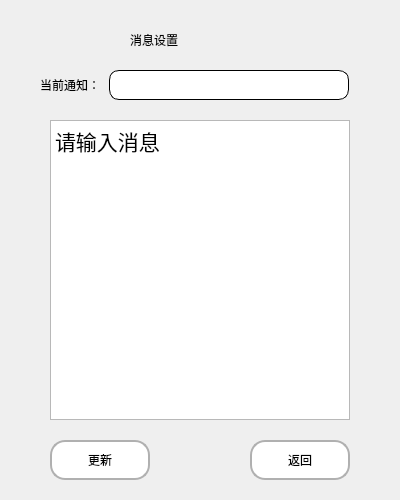
<?xml version="1.0" encoding="UTF-8"?>
<ui version="4.0">
 <class>NoticeSet</class>
 <widget class="QWidget" name="NoticeSet">
  <property name="geometry">
   <rect>
    <x>0</x>
    <y>0</y>
    <width>400</width>
    <height>500</height>
   </rect>
  </property>
  <property name="minimumSize">
   <size>
    <width>400</width>
    <height>500</height>
   </size>
  </property>
  <property name="maximumSize">
   <size>
    <width>400</width>
    <height>500</height>
   </size>
  </property>
  <property name="windowTitle">
   <string>Form</string>
  </property>
  <widget class="QLabel" name="label">
   <property name="geometry">
    <rect>
     <x>130</x>
     <y>20</y>
     <width>141</width>
     <height>40</height>
    </rect>
   </property>
   <property name="styleSheet">
    <string notr="true">font: 20pt &quot;宋体&quot;;</string>
   </property>
   <property name="text">
    <string>消息设置</string>
   </property>
  </widget>
  <widget class="QPushButton" name="btnOK">
   <property name="geometry">
    <rect>
     <x>50</x>
     <y>440</y>
     <width>100</width>
     <height>40</height>
    </rect>
   </property>
   <property name="styleSheet">
    <string notr="true">QPushButton {
		color:rgb(0,0,0);
		border: 2px solid #b0b0b0;
background-color: rgb(255, 255, 255);
		border-radius:15px;
		min-width:80px
}QPushButton:hover{ 
color:rgb(255, 255, 255);
background-color: rgb(200, 200, 200);
border:2px solid  #b0b0b0;
border-radius:15px;
}
QPushButton:pressed{
color:rgb(0, 0, 0);
background-color: rgb(255, 255, 255);
border:2px solid  #b0b0b0;
border-radius:15px;
}</string>
   </property>
   <property name="text">
    <string>更新</string>
   </property>
  </widget>
  <widget class="QPushButton" name="btnCancel">
   <property name="geometry">
    <rect>
     <x>250</x>
     <y>440</y>
     <width>100</width>
     <height>40</height>
    </rect>
   </property>
   <property name="styleSheet">
    <string notr="true">QPushButton {
		color:rgb(0,0,0);
		border: 2px solid #b0b0b0;
background-color: rgb(255, 255, 255);
		border-radius:15px;
		min-width:80px
}QPushButton:hover{ 
color:rgb(255, 255, 255);
background-color: rgb(200, 200, 200);
border:2px solid  #b0b0b0;
border-radius:15px;
}
QPushButton:pressed{
color:rgb(0, 0, 0);
background-color: rgb(255, 255, 255);
border:2px solid  #b0b0b0;
border-radius:15px;
}</string>
   </property>
   <property name="text">
    <string>返回</string>
   </property>
  </widget>
  <widget class="QTextEdit" name="textEdit">
   <property name="geometry">
    <rect>
     <x>50</x>
     <y>120</y>
     <width>300</width>
     <height>300</height>
    </rect>
   </property>
   <property name="styleSheet">
    <string notr="true">font: 16pt &quot;宋体&quot;;</string>
   </property>
   <property name="html">
    <string>&lt;!DOCTYPE HTML PUBLIC &quot;-//W3C//DTD HTML 4.0//EN&quot; &quot;http://www.w3.org/TR/REC-html40/strict.dtd&quot;&gt;
&lt;html&gt;&lt;head&gt;&lt;meta name=&quot;qrichtext&quot; content=&quot;1&quot; /&gt;&lt;style type=&quot;text/css&quot;&gt;
p, li { white-space: pre-wrap; }
&lt;/style&gt;&lt;/head&gt;&lt;body style=&quot; font-family:'宋体'; font-size:16pt; font-weight:400; font-style:normal;&quot;&gt;
&lt;p style=&quot; margin-top:0px; margin-bottom:0px; margin-left:0px; margin-right:0px; -qt-block-indent:0; text-indent:0px;&quot;&gt;请输入消息&lt;/p&gt;&lt;/body&gt;&lt;/html&gt;</string>
   </property>
  </widget>
  <widget class="QLabel" name="labInfrom">
   <property name="geometry">
    <rect>
     <x>109</x>
     <y>70</y>
     <width>240</width>
     <height>30</height>
    </rect>
   </property>
   <property name="styleSheet">
    <string notr="true">color:rgb(0,0,0);
border: 1px solid #000000;
background-color: rgb(255, 255, 255);
border-radius:10px;
</string>
   </property>
   <property name="text">
    <string/>
   </property>
  </widget>
  <widget class="QLabel" name="label_2">
   <property name="geometry">
    <rect>
     <x>40</x>
     <y>70</y>
     <width>70</width>
     <height>30</height>
    </rect>
   </property>
   <property name="text">
    <string>当前通知：</string>
   </property>
  </widget>
 </widget>
 <resources/>
 <connections/>
</ui>
